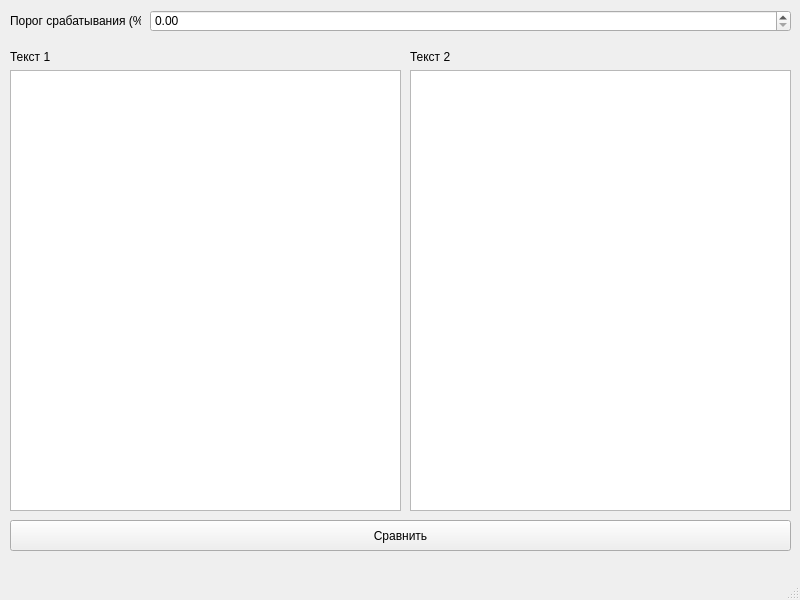
<?xml version="1.0" encoding="UTF-8"?>
<ui version="4.0">
 <class>MainWindow</class>
 <widget class="QMainWindow" name="MainWindow">
  <property name="geometry">
   <rect>
    <x>0</x>
    <y>0</y>
    <width>800</width>
    <height>600</height>
   </rect>
  </property>
  <property name="windowTitle">
   <string>MainWindow</string>
  </property>
  <widget class="QWidget" name="centralwidget">
   <widget class="QLabel" name="label">
    <property name="geometry">
     <rect>
      <x>10</x>
      <y>10</y>
      <width>131</width>
      <height>21</height>
     </rect>
    </property>
    <property name="text">
     <string>Порог срабатывания (%)</string>
    </property>
   </widget>
   <widget class="QDoubleSpinBox" name="alert_value">
    <property name="geometry">
     <rect>
      <x>150</x>
      <y>10</y>
      <width>641</width>
      <height>22</height>
     </rect>
    </property>
   </widget>
   <widget class="QLabel" name="label_2">
    <property name="geometry">
     <rect>
      <x>10</x>
      <y>50</y>
      <width>47</width>
      <height>13</height>
     </rect>
    </property>
    <property name="text">
     <string>Текст 1</string>
    </property>
   </widget>
   <widget class="QLabel" name="label_3">
    <property name="geometry">
     <rect>
      <x>410</x>
      <y>50</y>
      <width>47</width>
      <height>13</height>
     </rect>
    </property>
    <property name="text">
     <string>Текст 2</string>
    </property>
   </widget>
   <widget class="QPlainTextEdit" name="text1">
    <property name="geometry">
     <rect>
      <x>10</x>
      <y>70</y>
      <width>391</width>
      <height>441</height>
     </rect>
    </property>
   </widget>
   <widget class="QPlainTextEdit" name="text2">
    <property name="geometry">
     <rect>
      <x>410</x>
      <y>70</y>
      <width>381</width>
      <height>441</height>
     </rect>
    </property>
   </widget>
   <widget class="QPushButton" name="checkBtn">
    <property name="geometry">
     <rect>
      <x>10</x>
      <y>520</y>
      <width>781</width>
      <height>31</height>
     </rect>
    </property>
    <property name="text">
     <string>Сравнить</string>
    </property>
   </widget>
  </widget>
  <widget class="QMenuBar" name="menubar">
   <property name="geometry">
    <rect>
     <x>0</x>
     <y>0</y>
     <width>800</width>
     <height>21</height>
    </rect>
   </property>
  </widget>
  <widget class="QStatusBar" name="statusbar"/>
 </widget>
 <resources/>
 <connections/>
</ui>
